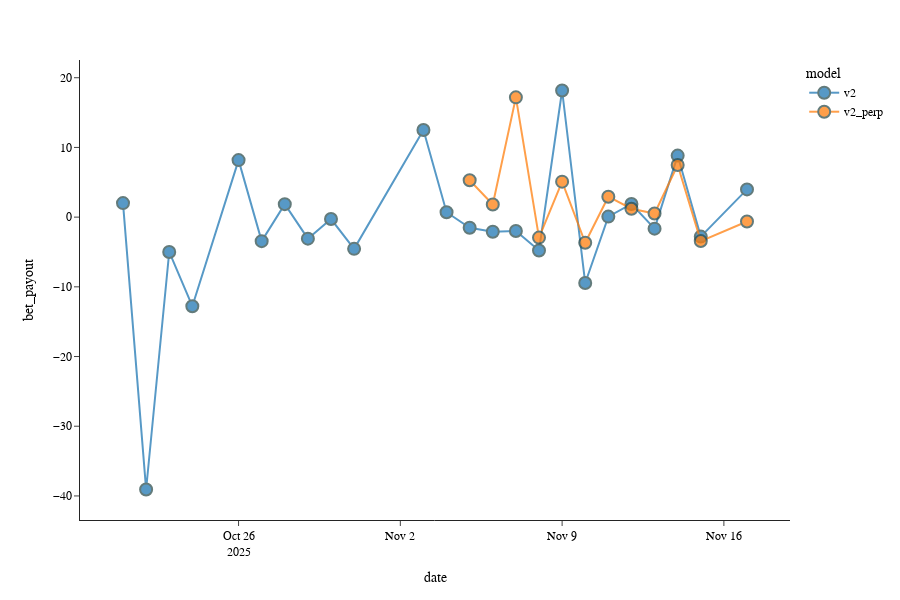

Here is the notebook cell this chart was saved with:
### Code cell
fig = px.scatter(
        df_hist_agg,
        x='date',
        y='bet_payout',
        color='model',
        template='simple_white',

    )

fig.update_layout(
            # title=f"Active / Canceled Subscription Count for {customer_id}<br><sup>{viz_tag}</sup>",
            font_family='Futura',
            height=600,
            font_color='black',
            showlegend=True,
            hovermode='x unified'
        )
fig.update_traces(mode='lines+markers',
                    opacity=.75,
                    marker=dict(size=12,line=dict(width=2,color='DarkSlateGrey'))
                    )
fig.update_xaxes(
            # title='Analytics Date',

                        )
fig.update_yaxes(
            # title='Product Count',

                        )

fig.show()

### Figure 1 — Plotly figure (JSON) as saved in the notebook; plotly's stock layout.template omitted (floating-point values rounded to 4 significant figures)
{"data": [{"hovertemplate": "model=v2<br>date=%{x}<br>bet_payout=%{y}<extra></extra>", "legendgroup": "v2", "marker": {"color": "#1F77B4", "line": {"color": "DarkSlateGrey", "width": 2}, "size": 12, "symbol": "circle"}, "mode": "lines+markers", "name": "v2", "opacity": 0.75, "orientation": "v", "showlegend": true, "type": "scatter", "x": ["2025-10-21T00:00:00.000000000", "2025-10-22T00:00:00.000000000", "2025-10-23T00:00:00.000000000", "2025-10-24T00:00:00.000000000", "2025-10-26T00:00:00.000000000", "2025-10-27T00:00:00.000000000", "2025-10-28T00:00:00.000000000", "2025-10-29T00:00:00.000000000", "2025-10-30T00:00:00.000000000", "2025-10-31T00:00:00.000000000", "2025-11-03T00:00:00.000000000", "2025-11-04T00:00:00.000000000", "2025-11-05T00:00:00.000000000", "2025-11-06T00:00:00.000000000", "2025-11-07T00:00:00.000000000", "2025-11-08T00:00:00.000000000", "2025-11-09T00:00:00.000000000", "2025-11-10T00:00:00.000000000", "2025-11-11T00:00:00.000000000", "2025-11-12T00:00:00.000000000", "2025-11-13T00:00:00.000000000", "2025-11-14T00:00:00.000000000", "2025-11-15T00:00:00.000000000", "2025-11-17T00:00:00.000000000"], "xaxis": "x", "y": [2.011, -39.08, -5.0, -12.78, 8.181, -3.443, 1.863, -3.089, -0.2727, -4.552, 12.5, 0.7013, -1.523, -2.091, -1.992, -4.781, 18.17, -9.455, 0.0751, 1.89, -1.652, 8.828, -2.794, 3.976], "yaxis": "y"}, {"hovertemplate": "model=v2_perp<br>date=%{x}<br>bet_payout=%{y}<extra></extra>", "legendgroup": "v2_perp", "marker": {"color": "#FF7F0E", "line": {"color": "DarkSlateGrey", "width": 2}, "size": 12, "symbol": "circle"}, "mode": "lines+markers", "name": "v2_perp", "opacity": 0.75, "orientation": "v", "showlegend": true, "type": "scatter", "x": ["2025-11-05T00:00:00.000000000", "2025-11-06T00:00:00.000000000", "2025-11-07T00:00:00.000000000", "2025-11-08T00:00:00.000000000", "2025-11-09T00:00:00.000000000", "2025-11-10T00:00:00.000000000", "2025-11-11T00:00:00.000000000", "2025-11-12T00:00:00.000000000", "2025-11-13T00:00:00.000000000", "2025-11-14T00:00:00.000000000", "2025-11-15T00:00:00.000000000", "2025-11-17T00:00:00.000000000"], "xaxis": "x", "y": [5.286, 1.818, 17.18, -2.937, 5.091, -3.673, 2.933, 1.211, 0.5178, 7.473, -3.437, -0.6332], "yaxis": "y"}], "layout": {"font": {"color": "black", "family": "Futura"}, "height": 600, "hovermode": "x unified", "legend": {"title": {"text": "model"}, "tracegroupgap": 0}, "margin": {"t": 60}, "showlegend": true, "xaxis": {"anchor": "y", "domain": [0, 1], "title": {"text": "date"}}, "yaxis": {"anchor": "x", "domain": [0, 1], "title": {"text": "bet_payout"}}}}
